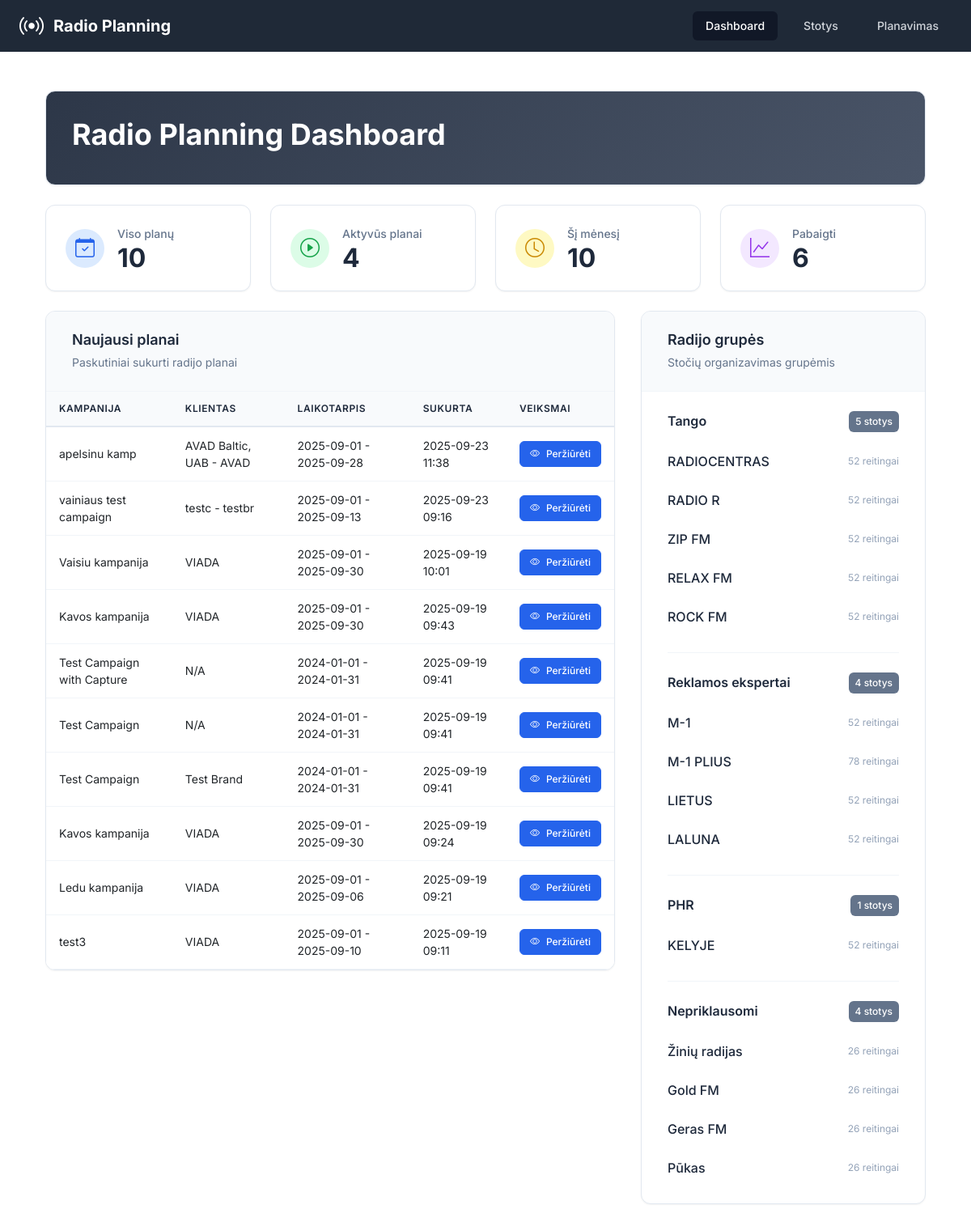
The page / on the database its author committed.
### app/models.py (models this page shows, shortened)
class RadioPlan(db.Model):
    __tablename__ = 'radio_plans'
    id = db.Column(db.Integer, primary_key=True)
    campaign_id = db.Column(db.Integer, nullable=False)  # From projects-crm
    campaign_name = db.Column(db.String(200))
    project_id = db.Column(db.Integer)
    project_name = db.Column(db.String(200))
    client_brand_id = db.Column(db.Integer)
    client_brand_name = db.Column(db.String(200))
    start_date = db.Column(db.Date, nullable=False)
    end_date = db.Column(db.Date, nullable=False)
    target_audience = db.Column(db.String(50), nullable=False)
    our_discount = db.Column(db.Float, default=0)  # Percentage
    client_discount = db.Column(db.Float, default=0)  # Percentage
    created_at = db.Column(db.DateTime, default=datetime.utcnow)
    updated_at = db.Column(db.DateTime, default=datetime.utcnow, onupdate=datetime.utcnow)
    spots = db.relationship('RadioSpot', backref='plan', lazy='dynamic', cascade='all, delete-orphan')
    clips = db.relationship('RadioClip', backref='plan', lazy='dynamic', cascade='all, delete-orphan')
    selected_stations = db.relationship('RadioStation', secondary=plan_stations, lazy='subquery',
                                      backref=db.backref('plans', lazy=True))

class RadioGroup(db.Model):
    __tablename__ = 'radio_groups'
    id = db.Column(db.Integer, primary_key=True)
    name = db.Column(db.String(100), nullable=False, unique=True)
    created_at = db.Column(db.DateTime, default=datetime.utcnow)
    stations = db.relationship('RadioStation', backref='group', lazy='dynamic', cascade='all, delete-orphan')

class RadioStation(db.Model):
    __tablename__ = 'radio_stations'
    id = db.Column(db.Integer, primary_key=True)
    name = db.Column(db.String(100), nullable=False)
    group_id = db.Column(db.Integer, db.ForeignKey('radio_groups.id'), nullable=False)
    created_at = db.Column(db.DateTime, default=datetime.utcnow)
    updated_at = db.Column(db.DateTime, default=datetime.utcnow, onupdate=datetime.utcnow)
    prices = db.relationship('StationPrice', backref='station', lazy='dynamic', cascade='all, delete-orphan')
    ratings = db.relationship('StationRating', backref='station', lazy='dynamic', cascade='all, delete-orphan')

### app/routes.py (the view)
@main_bp.route('/')
def index():
    plans = RadioPlan.query.order_by(RadioPlan.created_at.desc()).limit(10).all()
    stations = RadioStation.query.all()
    groups = RadioGroup.query.all()
    return render_template('index.html',
                         plans=plans,
                         stations=stations,
                         groups=groups)

### app/templates/index.html (shortened to what this page needs)
{% extends "base.html" %}
{% block content %}
<div class="container-fluid p-0">
    <div class="dashboard-header mb-4">
        <div class="header-content">
            <h1 style="color: white;">Radio Planning Dashboard</h1>
        </div>
    </div>
    <div class="grid grid-cols-1 gap-4 sm:grid-cols-4 mb-6">
        <div class="professional-card">
            <div class="card-content">
                <div class="card-icon bg-blue-100">
                    <i class="bi bi-calendar-check text-blue-600"></i>
                </div>
                <div class="card-stats">
                    <p class="card-title">Viso planų</p>
                    <p class="card-number" id="totalPlans">{{ plans | length }}</p>
                </div>
            </div>
        </div>
        <div class="professional-card">
            <div class="card-content">
                <div class="card-icon bg-green-100">
                    <i class="bi bi-play-circle text-green-600"></i>
                </div>
                <div class="card-stats">
                    <p class="card-title">Aktyvūs planai</p>
                    <p class="card-number" id="activePlans">0</p>
                </div>
            </div>
        </div>
        <div class="professional-card">
            <div class="card-content">
                <div class="card-icon bg-yellow-100">
                    <i class="bi bi-clock text-yellow-600"></i>
                </div>
                <div class="card-stats">
                    <p class="card-title">Šį mėnesį</p>
                    <p class="card-number" id="thisMonthPlans">0</p>
                </div>
            </div>
        </div>
        <div class="professional-card">
            <div class="card-content">
                <div class="card-icon bg-purple-100">
                    <i class="bi bi-graph-up text-purple-600"></i>
                </div>
                <div class="card-stats">
                    <p class="card-title">Pabaigti</p>
                    <p class="card-number" id="completedPlans">0</p>
                </div>
            </div>
        </div>
    </div>
    <div class="content-grid">
        <div class="content-section plans-section">
            <div class="professional-section">
                <div class="section-header">
                    <div class="section-title">
                        <h3>Naujausi planai</h3>
                        <span class="section-subtitle">Paskutiniai sukurti radijo planai</span>
                    </div>
                </div>
                <div class="table-container">
                    {% if plans %}
                    <div class="table-responsive">
                        <table class="professional-table">
                            <thead>
                                <tr>
                                    <th>Kampanija</th>
                                    <th>Klientas</th>
                                    <th>Laikotarpis</th>
                                    <th>Sukurta</th>
                                    <th>Veiksmai</th>
                                </tr>
                            </thead>
                            <tbody>
                                {% for plan in plans %}
                                <tr>
                                    <td>{{ plan.campaign_name or 'N/A' }}</td>
                                    <td>{{ plan.client_brand_name or 'N/A' }}</td>
                                    <td>{{ plan.start_date.strftime('%Y-%m-%d') }} - {{ plan.end_date.strftime('%Y-%m-%d') }}</td>
                                    <td>{{ plan.created_at.strftime('%Y-%m-%d %H:%M') }}</td>
                                    <td>
                                        <a href="{{ url_for('main.view_plan', plan_id=plan.id) }}" class="btn-professional btn-primary btn-sm">
                                            <i class="bi bi-eye"></i>
                                            <span>Peržiūrėti</span>
                                        </a>
                                    </td>
                                </tr>
                                {% endfor %}
                            </tbody>
                        </table>
                    </div>
                    {% endif %}
                </div>
            </div>
        </div>
        <div class="content-section groups-section">
            <div class="professional-section">
                <div class="section-header">
                    <div class="section-title">
                        <h3>Radijo grupės</h3>
                        <span class="section-subtitle">Stočių organizavimas grupėmis</span>
                    </div>
                </div>
                <div class="groups-container">
                    {% for group in groups %}
                    <div class="group-item">
                        <div class="group-header">
                            <h4>{{ group.name }}</h4>
                            <span class="group-badge">{{ group.stations.count() }} stotys</span>
                        </div>
                        <div class="stations-list">
                            {% for station in group.stations %}
                            <div class="station-item">
                                <span class="station-name">{{ station.name }}</span>
                                <span class="station-info">{{ station.ratings.count() }} reitingai</span>
                            </div>
                            {% endfor %}
                        </div>
                    </div>
                    {% endfor %}
                </div>
            </div>
        </div>
    </div>
</div>
{% endblock %}

### app/templates/base.html (style rules this page uses)
body { font-family: 'Inter', sans-serif; }

### rows shown on the page
RadioPlan: campaign_name "apelsinu kamp", client_brand_name "AVAD Baltic, UAB - AVAD", start_date "2025-09-01", end_date "2025-09-28", created_at "2025-09-23 11:38"
RadioPlan: campaign_name "vainiaus test campaign", client_brand_name "testc - testbr", start_date "2025-09-01", end_date "2025-09-13", created_at "2025-09-23 09:16"
RadioPlan: campaign_name "Vaisiu kampanija", client_brand_name "VIADA", start_date "2025-09-01", end_date "2025-09-30", created_at "2025-09-19 10:01"
RadioPlan: campaign_name "Kavos kampanija", client_brand_name "VIADA", start_date "2025-09-01", end_date "2025-09-30", created_at "2025-09-19 09:43"
RadioPlan: campaign_name "Test Campaign with Capture", client_brand_name "N/A", start_date "2024-01-01", end_date "2024-01-31", created_at "2025-09-19 09:41"
RadioPlan: campaign_name "Test Campaign", client_brand_name "N/A", start_date "2024-01-01", end_date "2024-01-31", created_at "2025-09-19 09:41"
RadioPlan: campaign_name "Test Campaign", client_brand_name "Test Brand", start_date "2024-01-01", end_date "2024-01-31", created_at "2025-09-19 09:41"
RadioPlan: campaign_name "Kavos kampanija", client_brand_name "VIADA", start_date "2025-09-01", end_date "2025-09-30", created_at "2025-09-19 09:24"
RadioPlan: campaign_name "Ledu kampanija", client_brand_name "VIADA", start_date "2025-09-01", end_date "2025-09-06", created_at "2025-09-19 09:21"
RadioPlan: campaign_name "test3", client_brand_name "VIADA", start_date "2025-09-01", end_date "2025-09-10", created_at "2025-09-19 09:11"
RadioGroup: name "Tango", stations.count "5"
RadioStation: name "RADIOCENTRAS", ratings.count "52"
RadioStation: name "RADIO R", ratings.count "52"
RadioStation: name "ZIP FM", ratings.count "52"
RadioStation: name "RELAX FM", ratings.count "52"
RadioStation: name "ROCK FM", ratings.count "52"
RadioGroup: name "Reklamos ekspertai", stations.count "4"
RadioStation: name "M-1", ratings.count "52"
RadioStation: name "M-1 PLIUS", ratings.count "78"
RadioStation: name "LIETUS", ratings.count "52"
RadioStation: name "LALUNA", ratings.count "52"
RadioGroup: name "PHR", stations.count "1"
RadioStation: name "KELYJE", ratings.count "52"
RadioGroup: name "Nepriklausomi", stations.count "4"
RadioStation: name "Žinių radijas", ratings.count "26"
RadioStation: name "Gold FM", ratings.count "26"
RadioStation: name "Geras FM", ratings.count "26"
RadioStation: name "Pūkas", ratings.count "26"

### other values the page prints
{{ plans | length }} "10"
